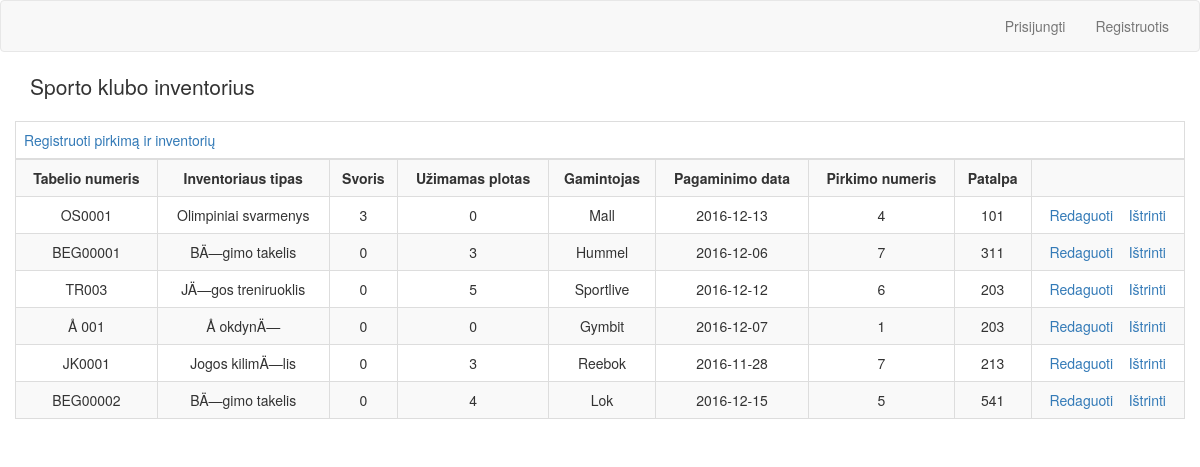
/inventoriaus_sarasas.php, run on the app's committed database.
### tables this page shows
CREATE TABLE `inventorius` (
  `tabelio_numeris` varchar(20) NOT NULL,
  `svoris` int(11) DEFAULT NULL,
  `uzimamas_plotas` int(11) DEFAULT NULL,
  `inventoriaus_tipas` varchar(200) NOT NULL,
  `gamintojas` varchar(60) NOT NULL,
  `pagaminimo_data` date NOT NULL,
  `fk_pirkimas` int(11) NOT NULL,
  `fk_patalpa` int(11) NOT NULL
);

CREATE TABLE `pirkimai` (
  `id` int(11) NOT NULL,
  `data` date NOT NULL,
  `suma` double NOT NULL,
  `fk_imone` int(11) NOT NULL,
  `fk_buhalteris` int(11) NOT NULL
);

CREATE TABLE `patalpos` (
  `numeris` int(11) NOT NULL,
  `aukstas` int(11) NOT NULL,
  `ilgis` int(11) NOT NULL,
  `plotis` int(11) NOT NULL,
  `grindu_danga` varchar(20) DEFAULT NULL,
  `tipas` varchar(20) DEFAULT NULL,
  `fk_padalinys` int(11) DEFAULT NULL
);

### inventoriaus_sarasas.php (the view, shortened to what this page needs)
<?php
include_once 'dbconnect.php';
?>
<!DOCTYPE html>
<head>
    <link rel="stylesheet" href="css/bootstrap.min.css" type="text/css" />
</head>
<body>
    <nav class="navbar navbar-default" role="navigation">
        <div class="container-fluid">
            <div class="collapse navbar-collapse" id="navbar1">
                <ul class="nav navbar-nav navbar-right">
                    <?php if (isset($_SESSION['elektroninis_pastas1'])) { ?>
                        <li class="dropdown">
                            <a class="dropdown-toggle" data-toggle="dropdown" href="">Prekių valdymas<span class="caret"</span></a>
                            <ul class="dropdown-menu">
                                <li><a href="prekiu_sarasas.php">Prekės</a></li>
                                <li><a href="paslaugu_sarasas.php">Paslaugos</a></li>
                                <li><a href="programu_sarasas.php">Programos</a></li>
                                <li><a href="abonimentu_sarasas.php">Abonimentai</a></li>
                            </ul>
                        <li class="dropdown">
                            <a class="dropdown-toggle" data-toggle="dropdown" href="">Resursų valdymas<span class="caret"</span></a>
                            <ul class="dropdown-menu">
                                <li><a href="inventoriaus_sarasas.php">Inventorius</a></li>
                                <li><a href="patalpu_sarasas.php">Patalpos</a></li>
                                <li><a href="padaliniu_sarasas.php">Padaliniai</a></li>
                                <li><a href="imones_registravimas.php">Įmonės registravimas</a></li>
                            </ul>
                        <li class="dropdown">
                            <a class="dropdown-toggle" data-toggle="dropdown" href="">Užimtumo valdymas<span class="caret"</span></a>
                            <ul class="dropdown-menu">
                                <li><a href="uzsiemimo_registravimas.php">Užsiėmimų regsitracija</a></li>
                                <li><a href="treneriu_sarasas.php">Treneriai</a></li>
                                <li><a href="uzsiemimu_sarasas.php">Užsiėmimų sąrašas</a></li>
                            </ul>
                        <li><a href="klientu_sarasas.php">Klientų sąrašas</a></li>
                        <li><p class="navbar-text">Sveiki, <?php echo $_SESSION['elektroninis_pastas1']; ?></p></li>
                        <li><a href="logout.php">Atsijungti</a></li>
                    <?php } else { ?>
                        <li><a href="login.php">Prisijungti</a></li>
                        <li><a href="register.php">Registruotis</a></li>
                    <?php } ?>
                </ul>
            </div>
        </div>
    </nav>
    <section>
        <div class="container">
            <div class="row">
                <div class="col-lg-12">
                    <p class="lead section-lead">Sporto klubo inventorius</p>
                    <div class="row">
                        <?php
                        $query = 'SELECT inventorius.tabelio_numeris, inventorius.svoris, inventorius.uzimamas_plotas, inventorius.inventoriaus_tipas, inventorius.gamintojas, inventorius.pagaminimo_data, pirkimai.id, patalpos.numeris from inventorius, pirkimai, patalpos where pirkimai.id = inventorius.fk_pirkimas and patalpos.numeris = inventorius.fk_patalpa';
                        $result = @mysqli_query($con, $query);
                        echo "<table class='table table-bordered table-striped table-hover'>
                                <thead>
                                    <tr>
                                        <td colspan=9><a href='pirkimo_invent_registravimas.php'>Registruoti pirkimą ir inventorių</a></td>
                                    </tr>
                                </thead>";
                        echo "<tbody>
                                    <tr>
                                        <th class='text-center'>Tabelio numeris</td>
                                        <th class='text-center'>Inventoriaus tipas</td>
                                        <th class='text-center'>Svoris</td>
                                        <th class='text-center'>Užimamas plotas</td>
                                        <th class='text-center'>Gamintojas</td>
                                        <th class='text-center'>Pagaminimo data</td>
                                        <th class='text-center'>Pirkimo numeris</td>
                                        <th class='text-center'>Patalpa</td>
                                        <th class='text-center'>&nbsp;</td>
                                    </tr>";
                        while ($row = mysqli_fetch_assoc($result)) {
                            echo "<tr>";
                            echo "<td class='text-center'>" . $row['tabelio_numeris'] . "</td>";
                            echo "<td class='text-center'>" . $row['inventoriaus_tipas'] . "</td>";
                            echo "<td class='text-center'>" . $row['svoris'] . "</td>";
                            echo "<td class='text-center'>" . $row['uzimamas_plotas'] . "</td>";
                            echo "<td class='text-center'>" . $row['gamintojas'] . "</td>";
                            echo "<td class='text-center'>" . $row['pagaminimo_data'] . "</td>";
                            echo "<td class='text-center'>" . $row['id'] . "</td>";
                            echo "<td class='text-center'>" . $row['numeris'] . "</td>";
                            echo "<td class='text-center'><a href=\"inventoriaus_redagavimas.php?tabelio_numeris=" . $row['tabelio_numeris'] . " \" name='edit' value='Redaguoti'>Redaguoti</a>&nbsp;&nbsp;&nbsp;";
                            echo " <a href=\"inventoriaus_istrynimas.php?tabelio_numeris=" . $row['tabelio_numeris'] . " \" name='delete' value='Šalinti'>Ištrinti</a>" . "</td>
                                </tr>";
                        }
                        echo "</tbody>
                            </table> ";
                        ?>
                    </div>
                </div>
            </div>
        </div>
    </section>
</body>
</html>

### data on the page
inventorius: tabelio_numeris "OS0001", inventoriaus_tipas "Olimpiniai svarmenys", svoris "3", uzimamas_plotas "0", gamintojas "Mall", pagaminimo_data "2016-12-13", fk_pirkimas "4", fk_patalpa.numeris "101"
inventorius: tabelio_numeris "BEG00001", inventoriaus_tipas "BÄ—gimo takelis", svoris "0", uzimamas_plotas "3", gamintojas "Hummel", pagaminimo_data "2016-12-06", fk_pirkimas "7", fk_patalpa.numeris "311"
inventorius: tabelio_numeris "TR003", inventoriaus_tipas "JÄ—gos treniruoklis", svoris "0", uzimamas_plotas "5", gamintojas "Sportlive", pagaminimo_data "2016-12-12", fk_pirkimas "6", fk_patalpa.numeris "203"
inventorius: tabelio_numeris "Å 001", inventoriaus_tipas "Å okdynÄ—", svoris "0", uzimamas_plotas "0", gamintojas "Gymbit", pagaminimo_data "2016-12-07", fk_pirkimas "1", fk_patalpa.numeris "203"
inventorius: tabelio_numeris "JK0001", inventoriaus_tipas "Jogos kilimÄ—lis", svoris "0", uzimamas_plotas "3", gamintojas "Reebok", pagaminimo_data "2016-11-28", fk_pirkimas "7", fk_patalpa.numeris "213"
inventorius: tabelio_numeris "BEG00002", inventoriaus_tipas "BÄ—gimo takelis", svoris "0", uzimamas_plotas "4", gamintojas "Lok", pagaminimo_data "2016-12-15", fk_pirkimas "5", fk_patalpa.numeris "541"
